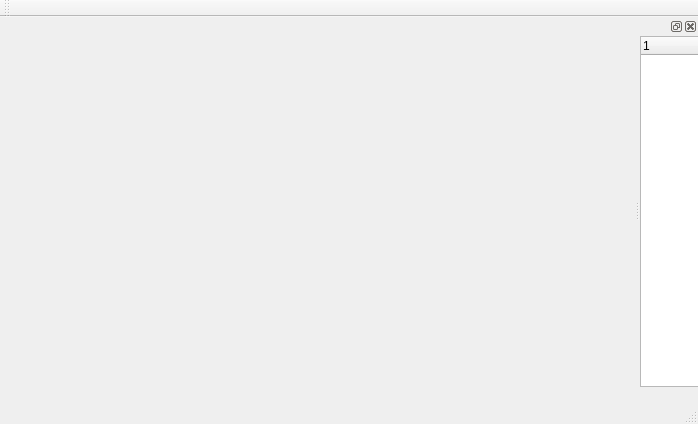
<?xml version="1.0" encoding="UTF-8"?>
<ui version="4.0">
 <class>scene3D</class>
 <widget class="QMainWindow" name="scene3D">
  <property name="geometry">
   <rect>
    <x>0</x>
    <y>0</y>
    <width>698</width>
    <height>424</height>
   </rect>
  </property>
  <property name="windowTitle">
   <string>scene3D</string>
  </property>
  <widget class="QWidget" name="centralWidget"/>
  <widget class="QMenuBar" name="menuBar">
   <property name="geometry">
    <rect>
     <x>0</x>
     <y>0</y>
     <width>698</width>
     <height>21</height>
    </rect>
   </property>
  </widget>
  <widget class="QToolBar" name="mainToolBar">
   <attribute name="toolBarArea">
    <enum>TopToolBarArea</enum>
   </attribute>
   <attribute name="toolBarBreak">
    <bool>false</bool>
   </attribute>
  </widget>
  <widget class="QStatusBar" name="statusBar"/>
  <widget class="QDockWidget" name="dockWidget">
   <attribute name="dockWidgetArea">
    <number>2</number>
   </attribute>
   <widget class="QWidget" name="dockWidgetContents">
    <widget class="QTreeWidget" name="treeWidget">
     <property name="geometry">
      <rect>
       <x>0</x>
       <y>0</y>
       <width>181</width>
       <height>351</height>
      </rect>
     </property>
     <column>
      <property name="text">
       <string notr="true">1</string>
      </property>
     </column>
    </widget>
   </widget>
  </widget>
 </widget>
 <layoutdefault spacing="6" margin="11"/>
 <resources/>
 <connections/>
</ui>
